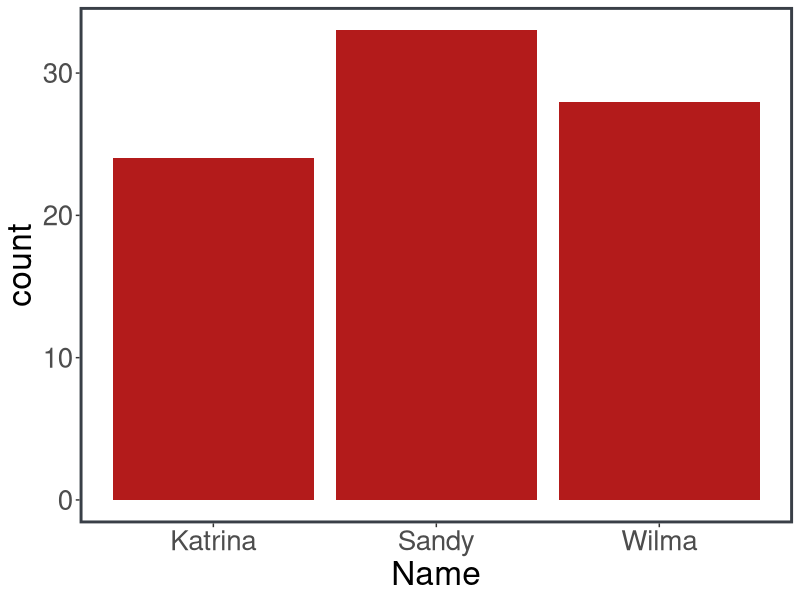
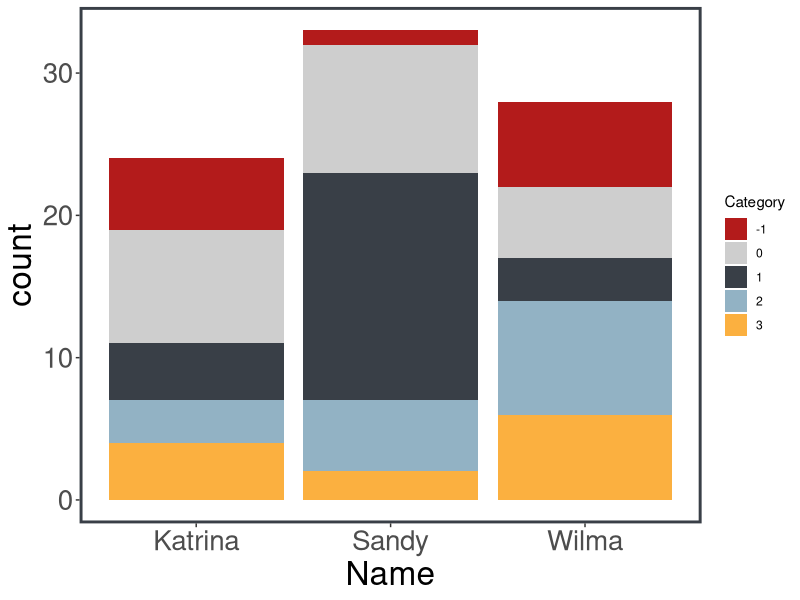
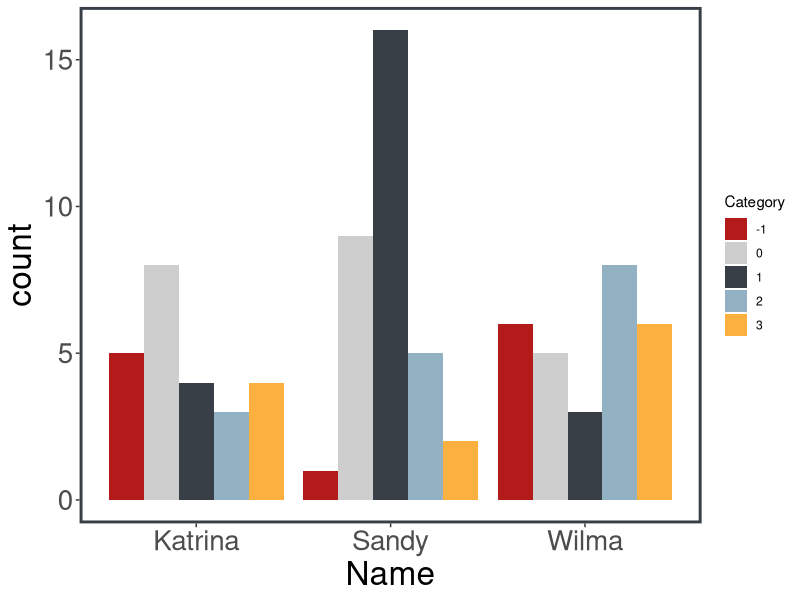
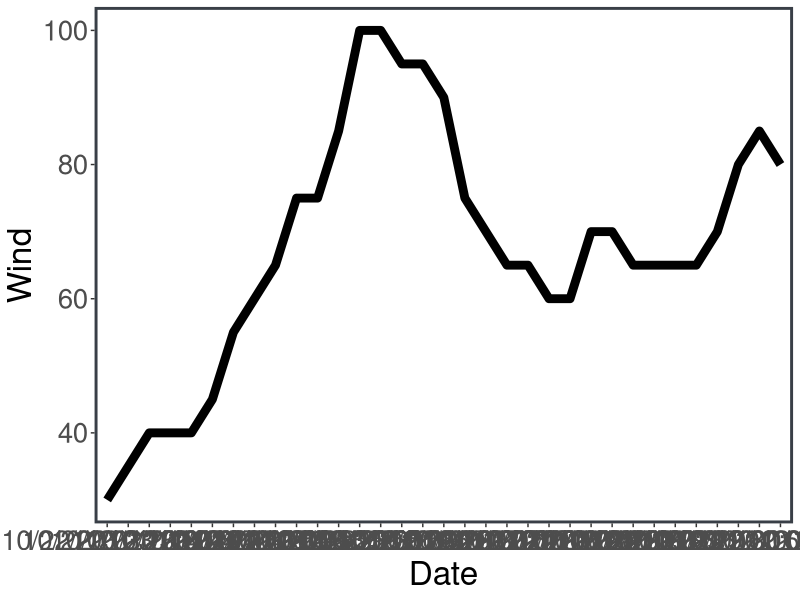

Recreate these plots in R, in order.
## ---- chunk 1
knitr::opts_chunk$set(echo = TRUE)
## ---- chunk 2
# 1) Set up the theme used in these videos:
library(ggplot2)

theme <-  theme(plot.margin = margin(5, 5, 5, 5, "pt"),
          panel.grid.major = element_blank(),
          panel.grid.minor = element_blank(),
          panel.background = element_blank(),
          panel.border = element_rect(colour = "#393f47", fill = NA, size = 2),
          axis.text = element_text(size = 20),
          axis.title.x = element_text(size = 24),
          axis.title.y = element_text(size = 24),
          plot.title = element_text(face = "bold", size = 30))

ourTheme <- list(theme,

scale_color_manual(values = c('#393f47', '#b31b1b', '#fbb040', '#92b2c4')),
        scale_fill_manual(values = c('#b31b1b', '#cecece', '#393f47', '#92b2c4', '#fbb040')))

# 2) Load data from the National Oceanic and Atmospheric Administration's 
# Atlantic hurricane database and convert variables to factors where necessary:

library(tidyverse)

# read in the storm data:
storms <- read.csv("storms.csv")

# set the storm category to be a factor:
storms$Category <- factor(storms$Category, levels = -1:5) 

# set the measurement date/time to be a factor:
storms$Date <- factor(storms$Date, levels = unique(storms$Date)) 

# look at the storm data
view(storms)

# 3) Filter the data to only use observations for Hurricane Sandy:

sandy <- storms %>% filter(Name == "Sandy")

# 4) Create a data set with observations only for Hurricanes Katrina, Sandy, and Wilma:

sampleStorms <- storms %>% filter(Name %in% c("Katrina", "Sandy", "Wilma"))

head(sampleStorms)
## ---- chunk 3
# use geom_bar() for barplots
ggplot(sampleStorms, aes(x = Name)) + 
        geom_bar(fill = '#b31b1b') + 
        ourTheme
## ---- chunk 4
ggplot(sampleStorms, aes(x = Name, fill = Category)) +
        geom_bar() + 
        ourTheme
## ---- chunk 5
ggplot(sampleStorms, aes(x = Name, fill = Category)) + 
        geom_bar(position = "dodge") + 
        ourTheme
## ---- chunk 6
ggplot(sandy, aes(x = Date, y = Wind, group = 1)) + 
        geom_line(size = 3) + 
        ourTheme
